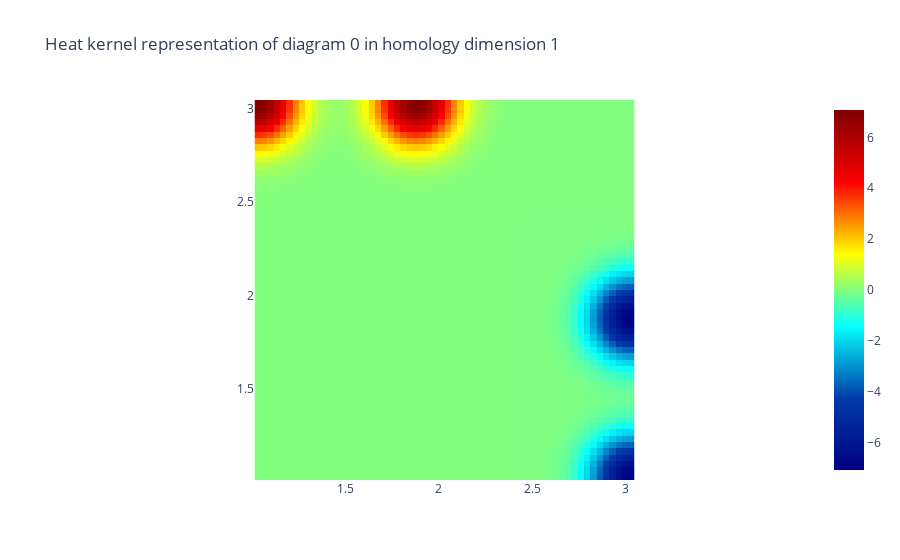

Notebook cell for this chart:
### Markdown cell above
The final step is to define a vectorial representation of the persistence diagram that can be used to obtain machine learning features. We will convolve our persistence diagram with a Gaussian kernel and symmetrize along the main diagonal, a procedure achieved via the HeatKernel transformer:

### Code cell
from gtda.diagrams import HeatKernel

heat = HeatKernel(sigma=.15, n_bins=60, n_jobs=-1)
im8_heat = heat.fit_transform(im8_scaled)

# Visualise the heat kernel for H1
heat.plot(im8_heat, homology_dimension_idx=1, colorscale='jet')

### Figure 1 — Plotly figure (JSON) as saved in the notebook; plotly's stock layout.template omitted (floating-point values rounded to 4 significant figures; data arrays with more than 128 entries replaced by an {"elided": "..."} marker saying what was removed)
{"data": [{"colorscale": [[0, "rgb(0,0,131)"], [0.2, "rgb(0,60,170)"], [0.4, "rgb(5,255,255)"], [0.6, "rgb(255,255,0)"], [0.8, "rgb(250,0,0)"], [1, "rgb(128,0,0)"]], "type": "heatmap", "x": [1.03, 1.064, 1.098, 1.132, 1.166, 1.199, 1.233, 1.267, 1.301, 1.335, 1.369, 1.403, 1.437, 1.471, 1.505, 1.538, 1.572, 1.606, 1.64, 1.674, 1.708, 1.742, 1.776, 1.81, 1.844, 1.877, 1.911, 1.945, 1.979, 2.013, 2.047, 2.081, 2.115, 2.149, 2.183, 2.216, 2.25, 2.284, 2.318, 2.352, 2.386, 2.42, 2.454, 2.488, 2.522, 2.555, 2.589, 2.623, 2.657, 2.691, 2.725, 2.759, 2.793, 2.827, 2.861, 2.894, 2.928, 2.962, 2.996, 3.03], "y": [3.03, 2.996, 2.962, 2.928, 2.894, 2.861, 2.827, 2.793, 2.759, 2.725, 2.691, 2.657, 2.623, 2.589, 2.555, 2.522, 2.488, 2.454, 2.42, 2.386, 2.352, 2.318, 2.284, 2.25, 2.216, 2.183, 2.149, 2.115, 2.081, 2.047, 2.013, 1.979, 1.945, 1.911, 1.877, 1.844, 1.81, 1.776, 1.742, 1.708, 1.674, 1.64, 1.606, 1.572, 1.538, 1.505, 1.471, 1.437, 1.403, 1.369, 1.335, 1.301, 1.267, 1.233, 1.199, 1.166, 1.132, 1.098, 1.064, 1.03], "z": {"elided": "60x60 float values"}}], "layout": {"plot_bgcolor": "white", "title": {"text": "Heat kernel representation of diagram 0 in homology dimension 1"}, "xaxis": {"constrain": "domain", "scaleanchor": "y"}, "yaxis": {"autorange": true, "constrain": "domain"}}}
